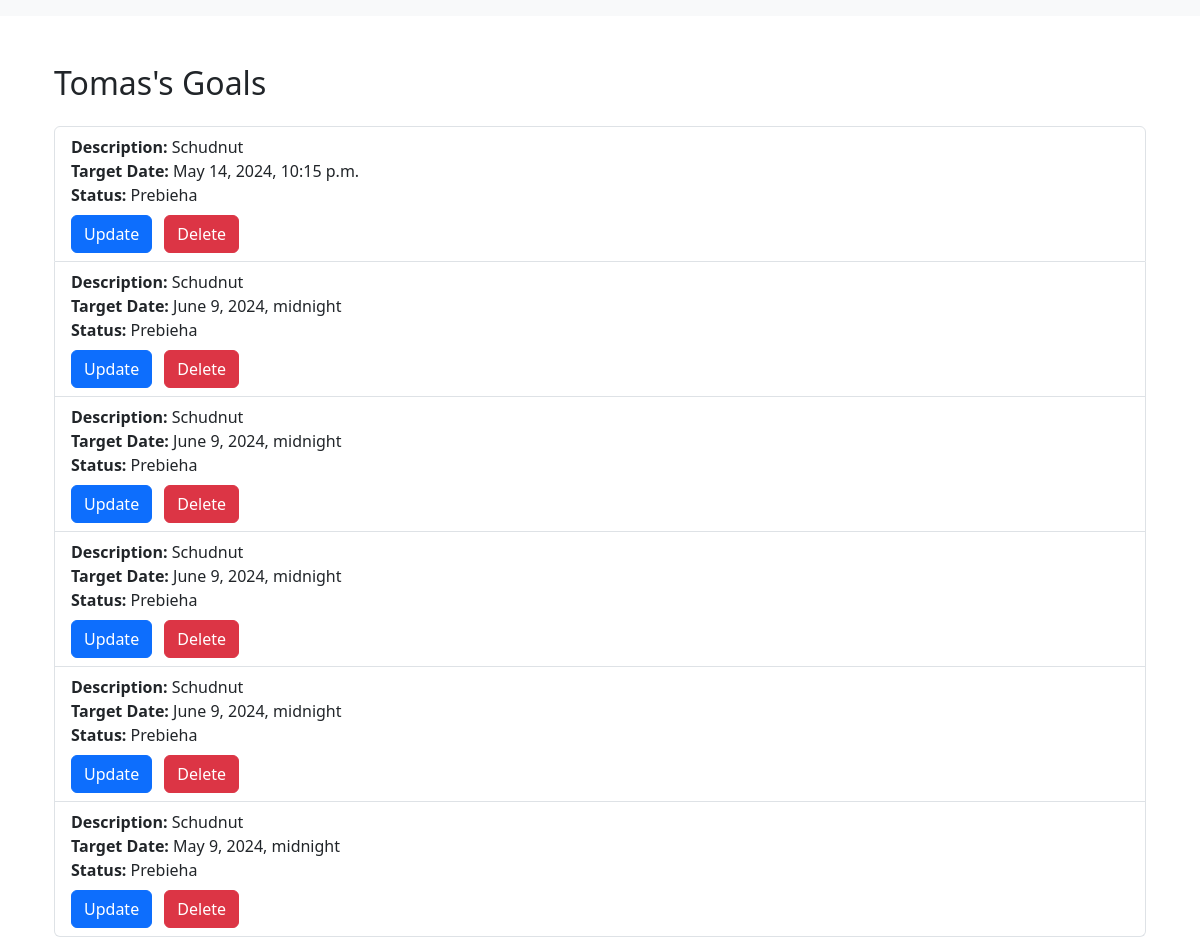
The page /user_show_goal/1/ on the database its author committed.
### gym/models.py (models this page shows, shortened)
class User(models.Model):
    name = models.CharField(max_length=20)
    surname = models.CharField(max_length=20)
    email = models.EmailField(max_length=50, unique=True)
    phone = models.CharField(max_length=12)
    trainer = models.ForeignKey(Trainer, on_delete=models.SET_NULL, null=True, blank=True, related_name='users')
    deleted_at = models.DateTimeField(null=True, blank=True)

class Goal(models.Model):
    user = models.ForeignKey(User, on_delete=models.CASCADE)
    goal_description = models.CharField(max_length=200)
    target_date = models.DateTimeField()
    status = models.CharField(max_length=12)

### gym/views.py (the view)
# urls.py: path('user_show_goal/<int:user_id>/', views.user_show_goal, name='user_show_goal'),
def user_show_goal(request,user_id):
    user = get_object_or_404(User, pk=user_id)
    goals = Goal.objects.filter(user=user)
    return render(request, 'user_show_goal.html', {'goals': goals , 'user' : user})

### templates/user_show_goal.html
{% extends 'base_generic.html' %}
{% block content %}
  <div class="container">
    <h2 class="mt-5 mb-4">{{ user.name }}'s Goals</h2>
    <ul class="list-group">
      {% for goal in goals %}
        <li class="list-group-item">
          <strong>Description:</strong> {{ goal.goal_description }}<br>
          <strong>Target Date:</strong> {{ goal.target_date }}<br>
          <strong>Status:</strong> {{ goal.status }}
          <div class="text-start mt-2">
            <a href="{% url 'update_goal' goal.id %}" class="btn btn-primary">Update</a>
            <a href="{% url 'delete_goal' goal.id %}" class="btn btn-danger ms-2">Delete</a>
          </div>
        </li>
      {% empty %}
        <li class="list-group-item">No goals found.</li>
      {% endfor %}
    </ul>
  </div>
{% endblock %}

### rows shown on the page
User: name "Tomas"
Goal: goal_description "Schudnut", target_date "May 14, 2024, 10:15 p.m.", status "Prebieha"
Goal: goal_description "Schudnut", target_date "June 9, 2024, midnight", status "Prebieha"
Goal: goal_description "Schudnut", target_date "June 9, 2024, midnight", status "Prebieha"
Goal: goal_description "Schudnut", target_date "June 9, 2024, midnight", status "Prebieha"
Goal: goal_description "Schudnut", target_date "June 9, 2024, midnight", status "Prebieha"
Goal: goal_description "Schudnut", target_date "May 9, 2024, midnight", status "Prebieha"
